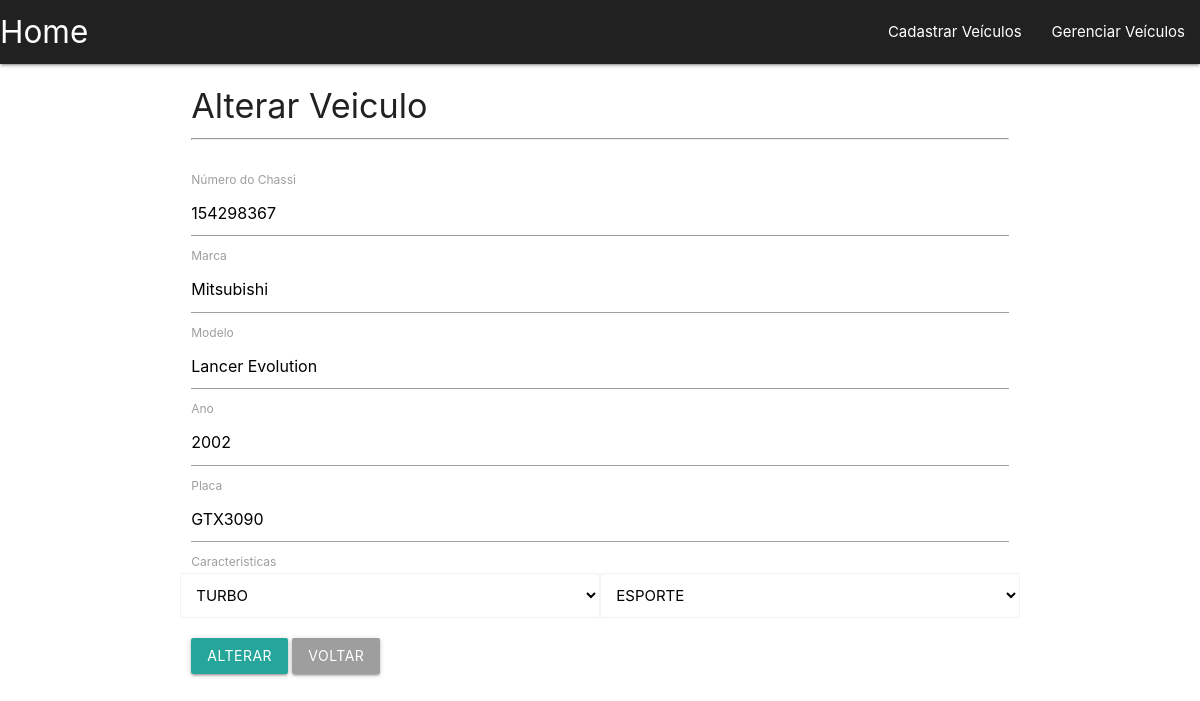
Screenshot of /alterar.php?id=10 with the database file from the repository.
### tables this page shows
CREATE TABLE `veiculos` (
  `id` int(11) NOT NULL,
  `chassi` varchar(30) NOT NULL,
  `marca` varchar(30) NOT NULL,
  `modelo` varchar(30) NOT NULL,
  `ano` varchar(9) NOT NULL,
  `placa` varchar(10) NOT NULL,
  `caracteristica1` varchar(30) NOT NULL,
  `caracteristica2` varchar(30) NOT NULL
);

### alterar.php (the view, shortened to what this page needs)
<?php
include_once 'componentes/header.php';
?>
<?php include_once 'componentes/navbar.php'; ?>
<div class="row container">
    <div class="col s12">
        <h4>Alterar Veiculo</h4><hr>
    </div>
</div>
<?php
include_once 'database/connection.php';
$id = filter_input(INPUT_GET, 'id', FILTER_SANITIZE_NUMBER_INT);
$querySelect = $link->query("select * from veiculos where id='$id'");
while ($registros = $querySelect->fetch_assoc()):
    $chassi = $registros['chassi'];
    $marca = $registros['marca'];
    $modelo = $registros['modelo'];
    $ano = $registros['ano'];
    $placa = $registros['placa'];
    $caracteristica1 = $registros['caracteristica1'];
    $caracteristica2 = $registros['caracteristica2'];
endwhile;
?>
<div class="container">
    <div class="row">
        <form class="col s12" method="post" action="database/update.php">
            <label for="chassi">Número do Chassi</label>
            <input type="text" name="chassi" minlength="5" value="<?php echo $chassi ?>" required autofocus>
            <label for="marca">Marca</label>
            <input type="text" name="marca" value="<?php echo $marca ?>" required autofocus>
            <label for="modelo">Modelo</label>
            <input type="text" name="modelo" value="<?php echo $modelo ?>" required autofocus>
            <label for="ano">Ano</label>
            <input type="text" name="ano" minlength="4" value="<?php echo $ano ?>" required autofocus>
            <label for="placa">Placa</label>
            <input type="text" name="placa" minlength="6" value="<?php echo $placa ?>" required autofocus>
            <label for="caracteristicas">Caracteristicas</label>
            <div class="row">
                <select class="browser-default col s6 m6" name="caracteristica1" required autofocus>
                    <option value="<?php echo $caracteristica1 ?>" selected ><?php echo $caracteristica1 ?></option>
                </select>
                <select class="browser-default col s6 m6" name="caracteristica2" required autofocus>
                    <option value="<?php echo $caracteristica2 ?>" selected ><?php echo $caracteristica2 ?></option>
                </select>
            </div>
            <button type="submit" class="waves-effect waves-light btn">Alterar</button>
            <a href="gerenciar.php"> <button type="button" class="waves-effect waves-light btn grey">Voltar</button></a>
        </form>
    </div>
</div>
<?php include_once 'componentes/footer.php'; ?>

### rows the page displays
veiculos: chassi "154298367", marca "Mitsubishi", modelo "Lancer Evolution", ano "2002", placa "GTX3090", caracteristica1 "TURBO", caracteristica2 "ESPORTE"
